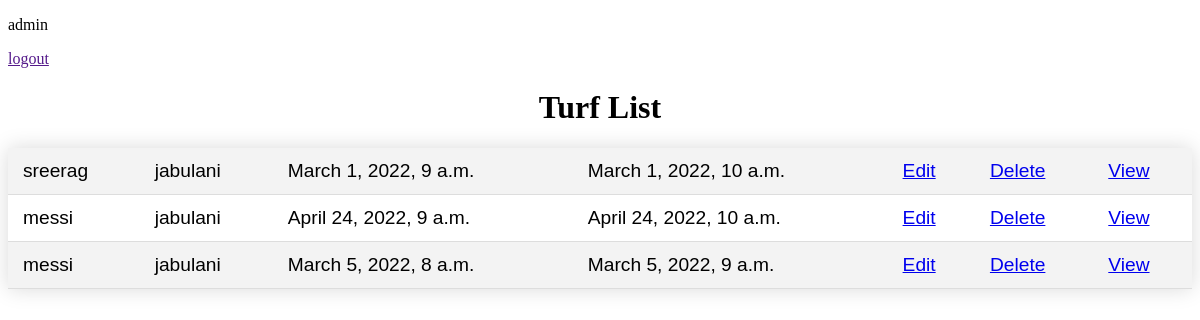
Screenshot of /view-booking (signed in) with the database file from the repository.
### turfapp/models.py (models this page shows, shortened)
class Booking(models.Model):
    user = models.ForeignKey(User, on_delete=models.CASCADE)
    turf = models.ForeignKey(Turf, on_delete=models.CASCADE)
    start_time = models.DateTimeField()
    end_time = models.DateTimeField()

class Turf(models.Model):
    name = models.CharField(max_length=255)
    location = models.CharField(max_length=255)
    price_per_hour = models.DecimalField(max_digits=6, decimal_places=2)
    availability = models.BooleanField(default=True)
    def __str__(self):
        return self.name

### turfapp/views.py (the view)
# urls.py: path('view-booking',Viewbooking.as_view(),name = 'viewbooking'),
class Viewbooking(ListView):
    model = Booking
    context_object_name = 'viewbooking'
    template_name = 'viewbooking.html'

### templates/viewbooking.html (shortened to what this page needs)
{% load static %}
<!DOCTYPE html>
<html lang="en">
<head>
        <link rel="stylesheet" href="{% static 'css/turflist.css' %}">
</head>
<body>
  {% if request.user.is_authenticated %}
        <p>{{request.user}}</p>
        <a href="">logout</a>
        {% endif %}
<h1 align="center">Turf List</h1>
<table>
    {% for booking in viewbooking %}
    <tr>
        <td> {{booking.user}}</td>
        <td> {{booking.turf}}</td>
        <td> {{booking.start_time}}</td>
        <td> {{booking.end_time}}</td>
        <td><a href="{% url 'booking-update' booking.id %}">Edit</a></td>
        <td><a href="{% url 'booking-delete' booking.id %}">Delete</a></td>
        <td><a href="{% url 'booking-detail' booking.id %}">View</a></td>
    </tr>
    {% endfor %}
</table>
</body>
</html>

### turfapp/static/css/turflist.css (style rules this page uses)
table { width: 100%; border-collapse: collapse; margin: 20px 0; font-size: 1.2em; font-family: sans-serif; min-width: 400px; box-shadow: 0 0 20px rgba(0, 0, 0, 0.15); }
th, td { padding: 12px 15px; text-align: left; border-bottom: 1px solid #ddd; }
tbody tr:nth-of-type(even) { background-color: #f3f3f3; }

### rows the page displays
Booking: user "sreerag", turf "jabulani", start_time "March 1, 2022, 9 a.m.", end_time "March 1, 2022, 10 a.m."
Booking: user "messi", turf "jabulani", start_time "April 24, 2022, 9 a.m.", end_time "April 24, 2022, 10 a.m."
Booking: user "messi", turf "jabulani", start_time "March 5, 2022, 8 a.m.", end_time "March 5, 2022, 9 a.m."

### other values shown
{{ request.user }} "admin"
